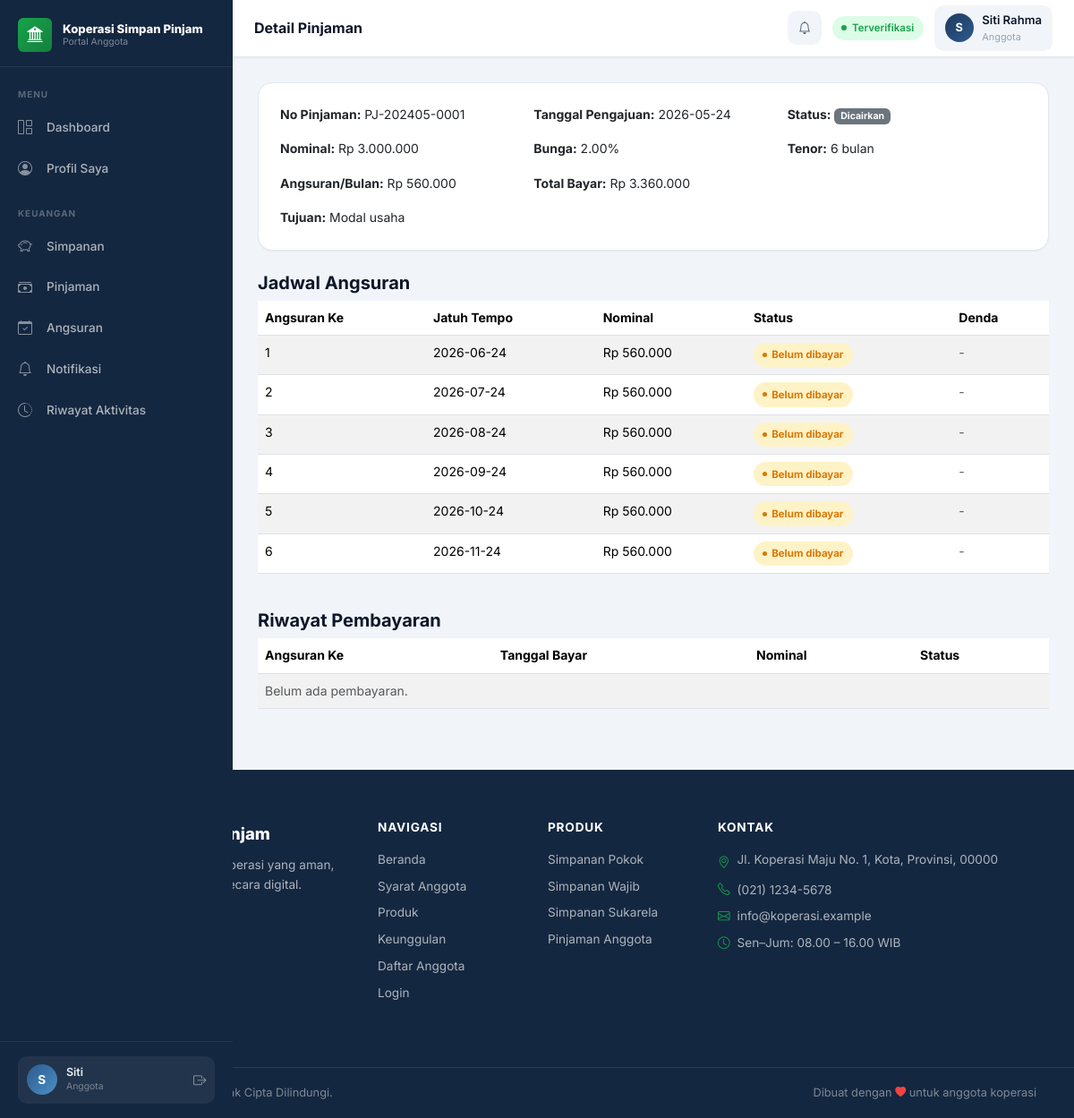
/user/detail-pinjaman.php?id=1 (signed in), run on the app's committed database.
### tables this page shows
CREATE TABLE IF NOT EXISTS users (
    id INT AUTO_INCREMENT PRIMARY KEY,
    nama VARCHAR(150) NOT NULL,
    nik VARCHAR(50) NOT NULL UNIQUE,
    tempat_lahir VARCHAR(100),
    tanggal_lahir DATE,
    jenis_kelamin VARCHAR(20),
    alamat TEXT,
    no_hp VARCHAR(30),
    email VARCHAR(150) NOT NULL UNIQUE,
    pekerjaan VARCHAR(100),
    penghasilan DECIMAL(15,2),
    username VARCHAR(50) NOT NULL UNIQUE,
    password VARCHAR(255) NOT NULL,
    role ENUM('admin', 'user') DEFAULT 'user',
    status_verifikasi VARCHAR(50) DEFAULT 'Menunggu Verifikasi',
    foto_ktp VARCHAR(255),
    foto_diri VARCHAR(255),
    created_at DATETIME,
    updated_at DATETIME
);

CREATE TABLE IF NOT EXISTS pinjaman (
    id INT AUTO_INCREMENT PRIMARY KEY,
    user_id INT NOT NULL,
    nomor_pinjaman VARCHAR(50) NOT NULL UNIQUE,
    nominal DECIMAL(15,2) NOT NULL,
    bunga_persen DECIMAL(5,2) NOT NULL,
    tenor INT NOT NULL,
    total_bayar DECIMAL(15,2) NOT NULL,
    angsuran_per_bulan DECIMAL(15,2) NOT NULL,
    tujuan TEXT,
    penghasilan DECIMAL(15,2),
    catatan TEXT,
    dokumen_pendukung VARCHAR(255),
    status ENUM('Menunggu review', 'Disetujui', 'Ditolak', 'Dicairkan', 'Lunas') DEFAULT 'Menunggu review',
    alasan_penolakan TEXT,
    tanggal_pengajuan DATE,
    tanggal_disetujui DATE,
    tanggal_pencairan DATE,
    created_at DATETIME,
    FOREIGN KEY (user_id) REFERENCES users(id)
);

CREATE TABLE IF NOT EXISTS angsuran (
    id INT AUTO_INCREMENT PRIMARY KEY,
    pinjaman_id INT NOT NULL,
    angsuran_ke INT NOT NULL,
    jatuh_tempo DATE,
    nominal DECIMAL(15,2) NOT NULL,
    tanggal_bayar DATE,
    bukti_transfer VARCHAR(255),
    status ENUM('Belum dibayar', 'Menunggu konfirmasi', 'Diterima', 'Ditolak') DEFAULT 'Belum dibayar',
    keterangan TEXT,
    created_at DATETIME,
    FOREIGN KEY (pinjaman_id) REFERENCES pinjaman(id)
);

### config/config.php (called while the page is built)
<?php
return [
    'db' => [
        'host' => 'localhost',
        'name' => 'koperasi',
        'user' => 'root',
        'pass' => '',
        'charset' => 'utf8mb4',
    ],
    'app' => [
        'name' => 'Koperasi Simpan Pinjam',
        'base_url' => '',
        'timezone' => 'Asia/Jakarta',
    ],
];

### config/helpers.php (called while the page is built, shortened)
<?php
function e($value): string
{
    return htmlspecialchars((string)$value, ENT_QUOTES, 'UTF-8');
}
function format_rupiah($angka): string
{
    return 'Rp ' . number_format((float)$angka, 0, ',', '.');
}
require_once __DIR__ . '/features.php';

### config/auth.php (called while the page is built, shortened)
<?php
require_once __DIR__ . '/helpers.php';
function current_user(): ?array
{
    $pdo = db();
    $stmt = $pdo->prepare("SELECT * FROM users WHERE id = ?");
    $stmt->execute([$_SESSION['user_id']]);
    $user = $stmt->fetch();
    return $user ?: null;
}

### config/features.php (called while the page is built, shortened)
<?php
function status_badge_class(?string $status = null): string
{
    $map = [
        'Menunggu Verifikasi' => 'badge-menunggu',
        'Menunggu konfirmasi' => 'badge-menunggu',
        'Menunggu review' => 'badge-menunggu',
        'Belum dibayar' => 'badge-menunggu',
        'Belum Dibayar' => 'badge-menunggu',
        'Disetujui' => 'badge-disetujui',
        'Diterima' => 'badge-diterima',
        'Dibayar' => 'badge-diterima',
        'Dicairkan' => 'badge-dicairkan',
        'Ditolak' => 'badge-ditolak',
        'Lunas' => 'badge-lunas',
        'Nonaktif' => 'badge-nonaktif',
    ];
    return $map[$status] ?? 'badge-nonaktif';
}

### user/detail-pinjaman.php (the view, shortened to what this page needs)
<?php
require_once __DIR__ . '/../config/auth.php';
require_once __DIR__ . '/../config/helpers.php';
$user = current_user();
$pdo = db();
$id = (int)($_GET['id'] ?? 0);
$stmt = $pdo->prepare("SELECT * FROM pinjaman WHERE id = ? AND user_id = ?");
$stmt->execute([$id, $user['id']]);
$pinjaman = $stmt->fetch();
$scheduleStmt = $pdo->prepare("
    SELECT a.*, d.jumlah_hari, d.total_denda, d.status AS status_denda
    FROM angsuran a
    LEFT JOIN denda d ON d.angsuran_id = a.id
    WHERE a.pinjaman_id = ?
    ORDER BY a.angsuran_ke ASC
");
$scheduleStmt->execute([$pinjaman['id']]);
$schedule = $scheduleStmt->fetchAll();
$historyStmt = $pdo->prepare("SELECT * FROM angsuran WHERE pinjaman_id = ? AND tanggal_bayar IS NOT NULL ORDER BY tanggal_bayar DESC");
$historyStmt->execute([$pinjaman['id']]);
$history = $historyStmt->fetchAll();
$page_title = 'Detail Pinjaman';
?>
<?php require __DIR__ . '/../includes/dashboard_top.php'; ?>
<div class="card card-stat p-4 mb-4">
    <div class="row g-3">
        <div class="col-md-4"><strong>No Pinjaman:</strong> <?= e($pinjaman['nomor_pinjaman']); ?></div>
        <div class="col-md-4"><strong>Tanggal Pengajuan:</strong> <?= e($pinjaman['tanggal_pengajuan']); ?></div>
        <div class="col-md-4"><strong>Status:</strong> <span class="badge bg-secondary"><?= e($pinjaman['status']); ?></span></div>
        <div class="col-md-4"><strong>Nominal:</strong> <?= format_rupiah($pinjaman['nominal']); ?></div>
        <div class="col-md-4"><strong>Bunga:</strong> <?= e($pinjaman['bunga_persen']); ?>%</div>
        <div class="col-md-4"><strong>Tenor:</strong> <?= e($pinjaman['tenor']); ?> bulan</div>
        <div class="col-md-4"><strong>Angsuran/Bulan:</strong> <?= format_rupiah($pinjaman['angsuran_per_bulan']); ?></div>
        <div class="col-md-4"><strong>Total Bayar:</strong> <?= format_rupiah($pinjaman['total_bayar']); ?></div>
        <div class="col-md-12"><strong>Tujuan:</strong> <?= e($pinjaman['tujuan']); ?></div>
    </div>
</div>
<h5>Jadwal Angsuran</h5>
<div class="table-responsive mb-4">
    <table class="table table-striped">
        <thead>
            <tr>
                <th>Angsuran Ke</th>
                <th>Jatuh Tempo</th>
                <th>Nominal</th>
                <th>Status</th>
                <th>Denda</th>
            </tr>
        </thead>
        <tbody>
            <?php foreach ($schedule as $row): ?>
                <tr>
                    <td><?= e($row['angsuran_ke']); ?></td>
                    <td><?= e($row['jatuh_tempo']); ?></td>
                    <td><?= format_rupiah($row['nominal']); ?></td>
                    <td><span class="badge-status <?= status_badge_class($row['status']); ?>"><?= e($row['status']); ?></span></td>
                    <td>
                        <?php if (!empty($row['total_denda'])): ?>
                            <strong style="color:var(--accent-red)"><?= format_rupiah($row['total_denda']); ?></strong>
                            <div style="font-size:.72rem;color:var(--text-muted)"><?= e($row['jumlah_hari']); ?> hari - <?= e($row['status_denda']); ?></div>
                        <?php else: ?>
                            <span class="text-muted">-</span>
                        <?php endif; ?>
                    </td>
                </tr>
            <?php endforeach; ?>
        </tbody>
    </table>
</div>
<h5>Riwayat Pembayaran</h5>
<div class="table-responsive mb-4">
    <table class="table table-striped">
        <thead>
            <tr>
                <th>Angsuran Ke</th>
                <th>Tanggal Bayar</th>
                <th>Nominal</th>
                <th>Status</th>
            </tr>
        </thead>
        <tbody>
            <?php if (empty($history)): ?>
                <tr><td colspan="4" class="text-muted">Belum ada pembayaran.</td></tr>
            <?php endif; ?>
        </tbody>
    </table>
</div>
<?php require __DIR__ . '/../includes/dashboard_bottom.php'; ?>

### includes/dashboard_top.php (shortened to what this page needs)
<?php
require_once __DIR__ . '/../config/auth.php';
require_once __DIR__ . '/../config/helpers.php';
$config   = require __DIR__ . '/../config/config.php';
$authUser = current_user();
$initials = strtoupper(substr($authUser['nama'] ?? 'U', 0, 1));
$statusMap = [
    'Disetujui'           => ['class' => 'verified',  'label' => 'Terverifikasi'],
    'Menunggu Verifikasi' => ['class' => 'pending',   'label' => 'Menunggu'],
    'Ditolak'             => ['class' => 'rejected',  'label' => 'Ditolak'],
    'Nonaktif'            => ['class' => 'nonactive', 'label' => 'Nonaktif'],
];
$verifStatus  = $authUser['status_verifikasi'] ?? 'Menunggu Verifikasi';
$statusInfo   = $statusMap[$verifStatus] ?? ['class' => 'pending', 'label' => $verifStatus];
$role         = $authUser['role'] ?? 'user';
$unreadNotifications = unread_notification_count((int)$authUser['id']);
$notificationUrl     = $role === 'admin' ? '/admin/notifikasi.php' : '/user/notifikasi.php';
?>
<?php require __DIR__ . '/header.php'; ?>
<div class="app-layout">
  <aside class="app-sidebar" id="appSidebar">
    <a href="/" class="sidebar-brand">
      <span class="sidebar-brand-icon"><i class="bi bi-bank2"></i></span>
      <span class="sidebar-brand-text">
        <span class="sidebar-brand-name"><?= e($config['app']['name']); ?></span>
        <span class="sidebar-brand-tagline">Portal Anggota</span>
      </span>
    </a>
    <nav class="sidebar-nav">
      <?php if ($role === 'admin'): ?>
        <div class="sidebar-section"><span class="sidebar-section-label">Menu Utama</span></div>
        <a href="/admin/dashboard.php" class="sidebar-link" id="sl-dashboard">
            <i class="bi bi-grid-1x2"></i>Dashboard
        </a>
        <a href="/admin/anggota.php" class="sidebar-link" id="sl-anggota">
            <i class="bi bi-people"></i>Anggota
        </a>
        <div class="sidebar-section mt-2"><span class="sidebar-section-label">Transaksi</span></div>
        <a href="/admin/simpanan.php" class="sidebar-link" id="sl-simpanan">
            <i class="bi bi-piggy-bank"></i>Simpanan
        </a>
        <a href="/admin/pinjaman.php" class="sidebar-link" id="sl-pinjaman">
            <i class="bi bi-cash-stack"></i>Pinjaman
        </a>
        <a href="/admin/angsuran.php" class="sidebar-link" id="sl-angsuran">
            <i class="bi bi-calendar-check"></i>Angsuran
        </a>
        <div class="sidebar-section mt-2"><span class="sidebar-section-label">Lainnya</span></div>
        <a href="/admin/laporan.php" class="sidebar-link" id="sl-laporan">
            <i class="bi bi-file-earmark-bar-graph"></i>Laporan
        </a>
        <a href="/admin/notifikasi.php" class="sidebar-link" id="sl-notifikasi">
            <i class="bi bi-bell"></i>Notifikasi
            <?php if ($unreadNotifications > 0): ?>
                <span class="sidebar-link-badge"><?= $unreadNotifications; ?></span>
            <?php endif; ?>
        </a>
        <a href="/admin/audit-log.php" class="sidebar-link" id="sl-audit-log">
            <i class="bi bi-shield-check"></i>Audit Log
        </a>
        <a href="/admin/pengaturan.php" class="sidebar-link" id="sl-pengaturan">
            <i class="bi bi-gear"></i>Pengaturan
        </a>
      <?php else: ?>
        <div class="sidebar-section"><span class="sidebar-section-label">Menu</span></div>
        <a href="/user/dashboard.php" class="sidebar-link" id="sl-dashboard">
            <i class="bi bi-grid-1x2"></i>Dashboard
        </a>
        <a href="/user/profil.php" class="sidebar-link" id="sl-profil">
            <i class="bi bi-person-circle"></i>Profil Saya
        </a>
        <div class="sidebar-section mt-2"><span class="sidebar-section-label">Keuangan</span></div>
        <a href="/user/simpanan.php" class="sidebar-link" id="sl-simpanan">
            <i class="bi bi-piggy-bank"></i>Simpanan
        </a>
        <a href="/user/pinjaman.php" class="sidebar-link" id="sl-pinjaman">
            <i class="bi bi-cash-stack"></i>Pinjaman
        </a>
        <a href="/user/bayar-angsuran.php" class="sidebar-link" id="sl-angsuran">
            <i class="bi bi-calendar-check"></i>Angsuran
        </a>
        <a href="/user/notifikasi.php" class="sidebar-link" id="sl-notifikasi">
            <i class="bi bi-bell"></i>Notifikasi
        </a>
        <a href="/user/riwayat-aktivitas.php" class="sidebar-link" id="sl-riwayat-aktivitas">
            <i class="bi bi-clock-history"></i>Riwayat Aktivitas
        </a>
      <?php endif; ?>
    </nav>
    <div class="sidebar-footer">
      <div class="sidebar-user">
        <div class="sidebar-avatar"><?= $initials; ?></div>
        <div>
          <div class="sidebar-user-name"><?= e(explode(' ', $authUser['nama'])[0] ?? $authUser['nama']); ?></div>
          <div class="sidebar-user-role"><?= $role === 'admin' ? 'Administrator' : 'Anggota'; ?></div>
        </div>
        <a href="/logout.php" class="sidebar-logout ms-auto" title="Logout"><i class="bi bi-box-arrow-right"></i></a>
      </div>
    </div>
  </aside>
  <div class="app-main">
    <header class="app-topbar">
      <div class="topbar-breadcrumb">
        <span class="topbar-page-title"><?= e($page_title ?? 'Dashboard'); ?></span>
      </div>
      <div class="topbar-right">
        <a href="<?= e($notificationUrl); ?>" class="topbar-notification" title="Notifikasi">
          <i class="bi bi-bell"></i>
        </a>
        <span class="status-pill <?= $statusInfo['class']; ?>"><?= $statusInfo['label']; ?></span>
        <div class="topbar-user">
          <div class="topbar-avatar"><?= $initials; ?></div>
          <div class="d-none d-md-block">
            <div class="topbar-user-name"><?= e($authUser['nama']); ?></div>
            <div class="topbar-user-role"><?= $role === 'admin' ? 'Administrator' : 'Anggota'; ?></div>
          </div>
        </div>
      </div>
    </header>
    <main class="app-content">

### data on the page
users: nama "S", nama "Siti", status_verifikasi "Terverifikasi", nama "Siti Rahma"
pinjaman: nomor_pinjaman "PJ-202405-0001", tanggal_pengajuan "2026-05-24", status "Dicairkan", nominal "Rp 3.000.000", bunga_persen "2.00", tenor "6", angsuran_per_bulan "Rp 560.000", total_bayar "Rp 3.360.000", tujuan "Modal usaha"
angsuran: angsuran_ke "1", jatuh_tempo "2026-06-24", nominal "Rp 560.000", status "Belum dibayar"
angsuran: angsuran_ke "2", jatuh_tempo "2026-07-24", nominal "Rp 560.000", status "Belum dibayar"
angsuran: angsuran_ke "3", jatuh_tempo "2026-08-24", nominal "Rp 560.000", status "Belum dibayar"
angsuran: angsuran_ke "4", jatuh_tempo "2026-09-24", nominal "Rp 560.000", status "Belum dibayar"
angsuran: angsuran_ke "5", jatuh_tempo "2026-10-24", nominal "Rp 560.000", status "Belum dibayar"
angsuran: angsuran_ke "6", jatuh_tempo "2026-11-24", nominal "Rp 560.000", status "Belum dibayar"

### other printed values
$config['app']['name'] "Koperasi Simpan Pinjam"
$page_title "Detail Pinjaman"
